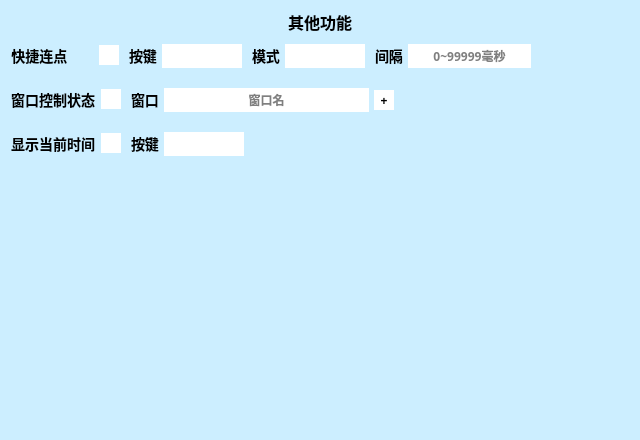
<?xml version="1.0" encoding="UTF-8"?>
<ui version="4.0">
 <class>FuncUiClass</class>
 <widget class="QWidget" name="FuncUiClass">
  <property name="geometry">
   <rect>
    <x>0</x>
    <y>0</y>
    <width>640</width>
    <height>440</height>
   </rect>
  </property>
  <property name="sizePolicy">
   <sizepolicy hsizetype="Fixed" vsizetype="Fixed">
    <horstretch>0</horstretch>
    <verstretch>0</verstretch>
   </sizepolicy>
  </property>
  <property name="minimumSize">
   <size>
    <width>640</width>
    <height>440</height>
   </size>
  </property>
  <property name="maximumSize">
   <size>
    <width>640</width>
    <height>440</height>
   </size>
  </property>
  <property name="windowTitle">
   <string>Func</string>
  </property>
  <property name="autoFillBackground">
   <bool>false</bool>
  </property>
  <property name="styleSheet">
   <string notr="true">*{font-family:&quot;Microsoft YaHei&quot;;font-size:14px;}
#FuncUiClass{background-color:#CEF;}

QLabel{font-size:14px;}

QPushButton{background-color:white;border:none;width:20px;height:20px;font-size:12px;}

QCheckBox{font-size:14px}
QCheckBox::indicator{background-color:#FFF;width:20px;height:20px;}
QCheckBox::indicator:checked{background-color:#888;}

QComboBox{background-color:white;padding-left:3px;border:none;font-size:12px;}
QComboBox::drop-down{background-color:#FFF;}
QComboBox QAbstractItemView{background-color:white;border:none;}

QLineEdit{background-color:white;border:none;font-size:12px;}</string>
  </property>
  <layout class="QVBoxLayout" name="verticalLayout_2">
   <property name="spacing">
    <number>10</number>
   </property>
   <property name="leftMargin">
    <number>10</number>
   </property>
   <property name="topMargin">
    <number>10</number>
   </property>
   <property name="rightMargin">
    <number>10</number>
   </property>
   <property name="bottomMargin">
    <number>10</number>
   </property>
   <item>
    <widget class="QLabel" name="lbOther">
     <property name="font">
      <font>
       <family>Microsoft YaHei</family>
       <pointsize>-1</pointsize>
       <weight>75</weight>
       <bold>true</bold>
      </font>
     </property>
     <property name="styleSheet">
      <string notr="true">font-size:16px;</string>
     </property>
     <property name="text">
      <string>其他功能</string>
     </property>
     <property name="alignment">
      <set>Qt::AlignCenter</set>
     </property>
    </widget>
   </item>
   <item>
    <layout class="QVBoxLayout" name="box">
     <property name="spacing">
      <number>20</number>
     </property>
     <item>
      <layout class="QHBoxLayout" name="clickBox">
       <property name="spacing">
        <number>10</number>
       </property>
       <item>
        <layout class="QHBoxLayout" name="horizontalLayout_2">
         <property name="spacing">
          <number>5</number>
         </property>
         <item>
          <widget class="QCheckBox" name="chbQkClick">
           <property name="sizePolicy">
            <sizepolicy hsizetype="Fixed" vsizetype="Fixed">
             <horstretch>0</horstretch>
             <verstretch>0</verstretch>
            </sizepolicy>
           </property>
           <property name="font">
            <font>
             <family>Microsoft YaHei</family>
             <pointsize>-1</pointsize>
             <weight>75</weight>
             <bold>true</bold>
            </font>
           </property>
           <property name="focusPolicy">
            <enum>Qt::ClickFocus</enum>
           </property>
           <property name="toolTip">
            <string/>
           </property>
           <property name="layoutDirection">
            <enum>Qt::RightToLeft</enum>
           </property>
           <property name="text">
            <string>快捷连点ㅤㅤ</string>
           </property>
           <property name="checkable">
            <bool>true</bool>
           </property>
           <property name="autoRepeat">
            <bool>false</bool>
           </property>
           <property name="autoExclusive">
            <bool>false</bool>
           </property>
           <property name="tristate">
            <bool>false</bool>
           </property>
          </widget>
         </item>
        </layout>
       </item>
       <item>
        <layout class="QHBoxLayout" name="horizontalLayout_11">
         <property name="spacing">
          <number>5</number>
         </property>
         <item>
          <widget class="QLabel" name="lbQkKey">
           <property name="sizePolicy">
            <sizepolicy hsizetype="Fixed" vsizetype="Fixed">
             <horstretch>0</horstretch>
             <verstretch>0</verstretch>
            </sizepolicy>
           </property>
           <property name="font">
            <font>
             <family>Microsoft YaHei</family>
             <pointsize>-1</pointsize>
             <weight>75</weight>
             <bold>true</bold>
            </font>
           </property>
           <property name="toolTip">
            <string/>
           </property>
           <property name="text">
            <string>按键</string>
           </property>
          </widget>
         </item>
         <item>
          <widget class="QKeyEdit" name="hkQkClick" native="true">
           <property name="sizePolicy">
            <sizepolicy hsizetype="Preferred" vsizetype="Fixed">
             <horstretch>0</horstretch>
             <verstretch>0</verstretch>
            </sizepolicy>
           </property>
           <property name="minimumSize">
            <size>
             <width>80</width>
             <height>24</height>
            </size>
           </property>
           <property name="maximumSize">
            <size>
             <width>80</width>
             <height>24</height>
            </size>
           </property>
           <property name="font">
            <font>
             <family>Microsoft YaHei</family>
             <pointsize>-1</pointsize>
             <weight>75</weight>
             <bold>true</bold>
            </font>
           </property>
           <property name="focusPolicy">
            <enum>Qt::NoFocus</enum>
           </property>
           <property name="toolTip">
            <string/>
           </property>
           <property name="styleSheet">
            <string notr="true">background-color:white;font-size:12px;</string>
           </property>
          </widget>
         </item>
        </layout>
       </item>
       <item>
        <layout class="QHBoxLayout" name="horizontalLayout_10">
         <property name="spacing">
          <number>5</number>
         </property>
         <item>
          <widget class="QLabel" name="lbQkMode">
           <property name="sizePolicy">
            <sizepolicy hsizetype="Fixed" vsizetype="Fixed">
             <horstretch>0</horstretch>
             <verstretch>0</verstretch>
            </sizepolicy>
           </property>
           <property name="font">
            <font>
             <family>Microsoft YaHei</family>
             <pointsize>-1</pointsize>
             <weight>75</weight>
             <bold>true</bold>
            </font>
           </property>
           <property name="toolTip">
            <string/>
           </property>
           <property name="text">
            <string>模式</string>
           </property>
          </widget>
         </item>
         <item>
          <widget class="QComboBox" name="cmbMode">
           <property name="sizePolicy">
            <sizepolicy hsizetype="Preferred" vsizetype="Fixed">
             <horstretch>0</horstretch>
             <verstretch>0</verstretch>
            </sizepolicy>
           </property>
           <property name="minimumSize">
            <size>
             <width>80</width>
             <height>24</height>
            </size>
           </property>
           <property name="font">
            <font>
             <family>Microsoft YaHei</family>
             <pointsize>-1</pointsize>
             <weight>75</weight>
             <bold>true</bold>
            </font>
           </property>
           <property name="focusPolicy">
            <enum>Qt::ClickFocus</enum>
           </property>
          </widget>
         </item>
        </layout>
       </item>
       <item>
        <layout class="QHBoxLayout" name="horizontalLayout_9">
         <property name="spacing">
          <number>5</number>
         </property>
         <item>
          <widget class="QLabel" name="lbQkDelay">
           <property name="sizePolicy">
            <sizepolicy hsizetype="Fixed" vsizetype="Fixed">
             <horstretch>0</horstretch>
             <verstretch>0</verstretch>
            </sizepolicy>
           </property>
           <property name="font">
            <font>
             <family>Microsoft YaHei</family>
             <pointsize>-1</pointsize>
             <weight>75</weight>
             <bold>true</bold>
            </font>
           </property>
           <property name="toolTip">
            <string/>
           </property>
           <property name="text">
            <string>间隔</string>
           </property>
          </widget>
         </item>
         <item>
          <widget class="QLineEdit" name="etQkDelay">
           <property name="sizePolicy">
            <sizepolicy hsizetype="Preferred" vsizetype="Fixed">
             <horstretch>0</horstretch>
             <verstretch>0</verstretch>
            </sizepolicy>
           </property>
           <property name="minimumSize">
            <size>
             <width>80</width>
             <height>24</height>
            </size>
           </property>
           <property name="font">
            <font>
             <family>Microsoft YaHei</family>
             <pointsize>-1</pointsize>
             <weight>75</weight>
             <bold>true</bold>
            </font>
           </property>
           <property name="focusPolicy">
            <enum>Qt::ClickFocus</enum>
           </property>
           <property name="text">
            <string/>
           </property>
           <property name="alignment">
            <set>Qt::AlignCenter</set>
           </property>
           <property name="readOnly">
            <bool>false</bool>
           </property>
           <property name="placeholderText">
            <string>0~99999毫秒</string>
           </property>
          </widget>
         </item>
        </layout>
       </item>
       <item>
        <spacer name="horizontalSpacer_2">
         <property name="orientation">
          <enum>Qt::Horizontal</enum>
         </property>
         <property name="sizeHint" stdset="0">
          <size>
           <width>0</width>
           <height>0</height>
          </size>
         </property>
        </spacer>
       </item>
      </layout>
     </item>
     <item>
      <layout class="QHBoxLayout" name="wndBox">
       <property name="spacing">
        <number>10</number>
       </property>
       <item>
        <layout class="QHBoxLayout" name="horizontalLayout_3">
         <property name="spacing">
          <number>5</number>
         </property>
         <item>
          <widget class="QCheckBox" name="chbWndActive">
           <property name="sizePolicy">
            <sizepolicy hsizetype="Fixed" vsizetype="Fixed">
             <horstretch>0</horstretch>
             <verstretch>0</verstretch>
            </sizepolicy>
           </property>
           <property name="font">
            <font>
             <family>Microsoft YaHei</family>
             <pointsize>-1</pointsize>
             <weight>75</weight>
             <bold>true</bold>
            </font>
           </property>
           <property name="focusPolicy">
            <enum>Qt::ClickFocus</enum>
           </property>
           <property name="toolTip">
            <string/>
           </property>
           <property name="layoutDirection">
            <enum>Qt::RightToLeft</enum>
           </property>
           <property name="text">
            <string>窗口控制状态</string>
           </property>
           <property name="checkable">
            <bool>true</bool>
           </property>
           <property name="autoRepeat">
            <bool>false</bool>
           </property>
           <property name="autoExclusive">
            <bool>false</bool>
           </property>
           <property name="tristate">
            <bool>false</bool>
           </property>
          </widget>
         </item>
        </layout>
       </item>
       <item>
        <layout class="QHBoxLayout" name="horizontalLayout_8">
         <property name="spacing">
          <number>5</number>
         </property>
         <item>
          <widget class="QLabel" name="lbWndActiveName">
           <property name="sizePolicy">
            <sizepolicy hsizetype="Fixed" vsizetype="Fixed">
             <horstretch>0</horstretch>
             <verstretch>0</verstretch>
            </sizepolicy>
           </property>
           <property name="font">
            <font>
             <family>Microsoft YaHei</family>
             <pointsize>-1</pointsize>
             <weight>75</weight>
             <bold>true</bold>
            </font>
           </property>
           <property name="toolTip">
            <string/>
           </property>
           <property name="text">
            <string>窗口</string>
           </property>
          </widget>
         </item>
         <item>
          <widget class="QLineEdit" name="etWndActive">
           <property name="sizePolicy">
            <sizepolicy hsizetype="Preferred" vsizetype="Fixed">
             <horstretch>0</horstretch>
             <verstretch>0</verstretch>
            </sizepolicy>
           </property>
           <property name="minimumSize">
            <size>
             <width>205</width>
             <height>24</height>
            </size>
           </property>
           <property name="font">
            <font>
             <family>Microsoft YaHei</family>
             <pointsize>-1</pointsize>
             <weight>75</weight>
             <bold>true</bold>
            </font>
           </property>
           <property name="focusPolicy">
            <enum>Qt::ClickFocus</enum>
           </property>
           <property name="text">
            <string/>
           </property>
           <property name="alignment">
            <set>Qt::AlignCenter</set>
           </property>
           <property name="readOnly">
            <bool>true</bool>
           </property>
           <property name="placeholderText">
            <string>窗口名</string>
           </property>
          </widget>
         </item>
         <item>
          <widget class="QPushButton" name="bnWndActive">
           <property name="sizePolicy">
            <sizepolicy hsizetype="Fixed" vsizetype="Fixed">
             <horstretch>0</horstretch>
             <verstretch>0</verstretch>
            </sizepolicy>
           </property>
           <property name="font">
            <font>
             <family>Microsoft YaHei</family>
             <pointsize>-1</pointsize>
             <weight>75</weight>
             <bold>true</bold>
            </font>
           </property>
           <property name="focusPolicy">
            <enum>Qt::ClickFocus</enum>
           </property>
           <property name="toolTip">
            <string>获取</string>
           </property>
           <property name="text">
            <string>+</string>
           </property>
          </widget>
         </item>
        </layout>
       </item>
       <item>
        <spacer name="horizontalSpacer_3">
         <property name="orientation">
          <enum>Qt::Horizontal</enum>
         </property>
         <property name="sizeHint" stdset="0">
          <size>
           <width>0</width>
           <height>0</height>
          </size>
         </property>
        </spacer>
       </item>
      </layout>
     </item>
     <item>
      <layout class="QHBoxLayout" name="clockBox">
       <property name="spacing">
        <number>10</number>
       </property>
       <item>
        <layout class="QHBoxLayout" name="horizontalLayout_6">
         <property name="spacing">
          <number>5</number>
         </property>
         <item>
          <widget class="QCheckBox" name="chbClock">
           <property name="sizePolicy">
            <sizepolicy hsizetype="Fixed" vsizetype="Fixed">
             <horstretch>0</horstretch>
             <verstretch>0</verstretch>
            </sizepolicy>
           </property>
           <property name="font">
            <font>
             <family>Microsoft YaHei</family>
             <pointsize>-1</pointsize>
             <weight>75</weight>
             <bold>true</bold>
            </font>
           </property>
           <property name="focusPolicy">
            <enum>Qt::ClickFocus</enum>
           </property>
           <property name="toolTip">
            <string/>
           </property>
           <property name="layoutDirection">
            <enum>Qt::RightToLeft</enum>
           </property>
           <property name="text">
            <string>显示当前时间</string>
           </property>
           <property name="checkable">
            <bool>true</bool>
           </property>
           <property name="autoRepeat">
            <bool>false</bool>
           </property>
           <property name="autoExclusive">
            <bool>false</bool>
           </property>
           <property name="tristate">
            <bool>false</bool>
           </property>
          </widget>
         </item>
        </layout>
       </item>
       <item>
        <layout class="QHBoxLayout" name="horizontalLayout_7">
         <property name="spacing">
          <number>5</number>
         </property>
         <item>
          <widget class="QLabel" name="lbClockKey">
           <property name="sizePolicy">
            <sizepolicy hsizetype="Fixed" vsizetype="Fixed">
             <horstretch>0</horstretch>
             <verstretch>0</verstretch>
            </sizepolicy>
           </property>
           <property name="font">
            <font>
             <family>Microsoft YaHei</family>
             <pointsize>-1</pointsize>
             <weight>75</weight>
             <bold>true</bold>
            </font>
           </property>
           <property name="toolTip">
            <string/>
           </property>
           <property name="text">
            <string>按键</string>
           </property>
          </widget>
         </item>
         <item>
          <widget class="QKeyEdit" name="hkClock" native="true">
           <property name="sizePolicy">
            <sizepolicy hsizetype="Preferred" vsizetype="Fixed">
             <horstretch>0</horstretch>
             <verstretch>0</verstretch>
            </sizepolicy>
           </property>
           <property name="minimumSize">
            <size>
             <width>80</width>
             <height>24</height>
            </size>
           </property>
           <property name="maximumSize">
            <size>
             <width>80</width>
             <height>24</height>
            </size>
           </property>
           <property name="font">
            <font>
             <family>Microsoft YaHei</family>
             <pointsize>-1</pointsize>
             <weight>75</weight>
             <bold>true</bold>
            </font>
           </property>
           <property name="focusPolicy">
            <enum>Qt::NoFocus</enum>
           </property>
           <property name="toolTip">
            <string/>
           </property>
           <property name="styleSheet">
            <string notr="true">background-color:white;font-size:12px;</string>
           </property>
          </widget>
         </item>
        </layout>
       </item>
       <item>
        <spacer name="horizontalSpacer">
         <property name="orientation">
          <enum>Qt::Horizontal</enum>
         </property>
         <property name="sizeHint" stdset="0">
          <size>
           <width>0</width>
           <height>0</height>
          </size>
         </property>
        </spacer>
       </item>
      </layout>
     </item>
     <item>
      <spacer name="verticalSpacer">
       <property name="orientation">
        <enum>Qt::Vertical</enum>
       </property>
       <property name="sizeHint" stdset="0">
        <size>
         <width>0</width>
         <height>0</height>
        </size>
       </property>
      </spacer>
     </item>
    </layout>
   </item>
  </layout>
 </widget>
 <customwidgets>
  <customwidget>
   <class>QKeyEdit</class>
   <extends>QWidget</extends>
   <header>QKeyEdit.h</header>
  </customwidget>
 </customwidgets>
 <resources/>
 <connections/>
</ui>
